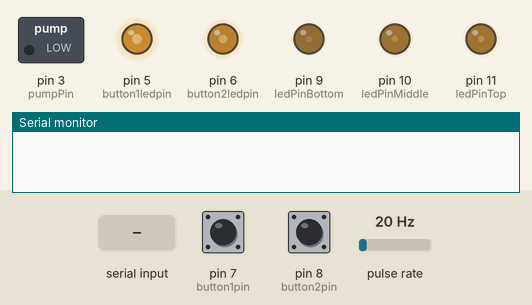
Recording of a sketch running on a simulated Arduino Uno, built with avr-gcc and run on an emulated ATmega328P. Parts: switched loads named in the sketch (green lamp = pin HIGH), output pins drawn as LEDs (lit = HIGH), the last lines printed to the serial monitor. Wiring (inferred from the names in the program): pulse sensor: data pin 2. The test bench sets the inputs (shaded band); at power-on: pin 7 (button1pin) HIGH, pin 8 (button2pin) HIGH, pulse rate 20 Hz.

Above: at 1.2 s.
1.3 s: pin 7 (button1pin) pulled LOW for 0.15 s
At 1.72 s:
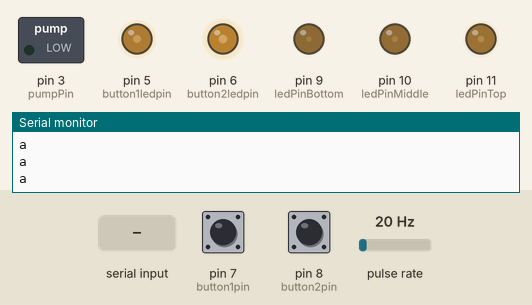
4.4 s: pin 8 (button2pin) pulled LOW for 3.2 s
At 8.6 s:
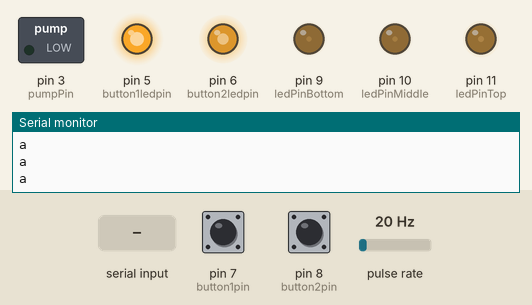
9.1 s: "1" received over Serial
At 9.51 s:
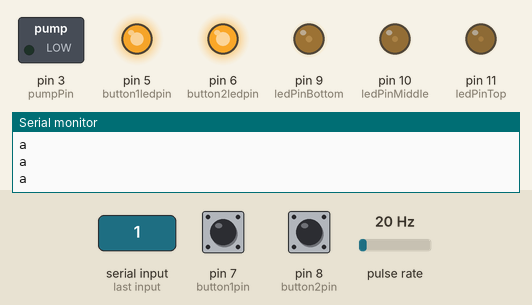
12.1 s: "3" received over Serial
At 13.22 s:
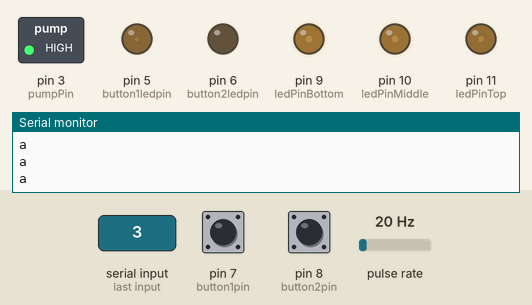
15.1 s: pin 8 (button2pin) pulled LOW for 0.15 s
At 15.27 s:
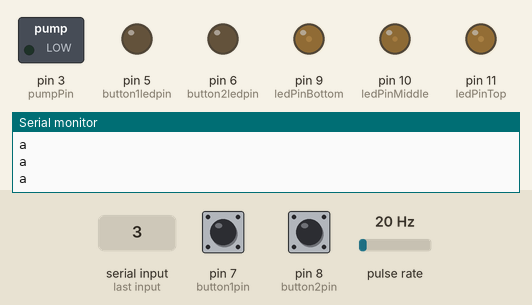
18.1 s: "4" received over Serial
Timing chart, 0 to 24.2 s (numbered marks = the images above; inputs shaded):
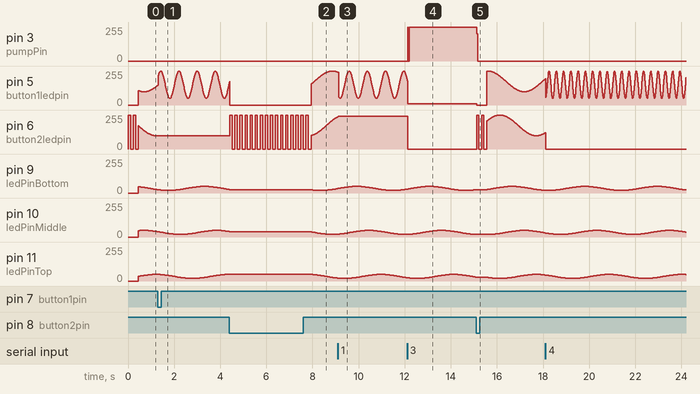

The sketch:

minimal_SAM.ino
```cpp
/*
  notes
  !!!get new smaller slangklemmen
  Tap closed works, but water sprays out because of leaky clamps

  todo

  (grain button to error animation)
  Pushbutton animations


  pushbutton to tap
  Ticket printing after tapping finished
  izettle/sumup bluetooth distance test
*/

#define statusLedPin 13
#define ledPinTop 11
#define ledPinMiddle 10
#define ledPinBottom 9
#define button2pin 8
#define button1pin 7
#define button2ledpin 6
#define button1ledpin 5
#define pumpPin 3
#define flowSensorPin 2// 1L = 5880 pulses

volatile double waterFlow = 0;

#define  buttonUpdateTime 10//ms
#define  flowUpdateTime 10//ms
#define  ledUpdateTime 10//ms
#define  serialUpdateTime 50//ms

//idle animation
#define ledBreathSpeed 0.02
#define ledBreathMax 50
#define ledBreathMin 20

//waiting animation


//error
#define blinkOnTime 100
#define blinkOffTime 120
#define amountOfBlinks 2

#define blinkBrightness 30

//pumping
#define liquidAmount 705//ml

//printing

int deviceState =2;
//0=idle
//1=sodabutton pressed, waiting for izettle, sent serial 'a' to pc, pc sends back '3' when ack
//2=grain button pressed -> error
//3=(attempting to) pumping (potentially changing lightness towards fuller cup), sent 'b' to when succesful
//4=cup full, printing note, sends back '0' to ack

void setup() {

  pinMode(ledPinTop, OUTPUT);
  pinMode(ledPinMiddle, OUTPUT);
  pinMode(ledPinBottom, OUTPUT);

  pinMode(button1pin, INPUT_PULLUP);
  pinMode(button2pin, INPUT_PULLUP);
  pinMode(button1ledpin, OUTPUT);
  pinMode(button2ledpin, OUTPUT);

  pinMode(pumpPin, OUTPUT);

  attachInterrupt(0, flowSensor, RISING); //flowsensor setup

  Serial.begin(9600);
}

void loop() {
  buttonStuff();
  flowStuff();
  ledStuff();
  serialStuff();
}

float fmap(float x, float in_min, float in_max, float out_min, float out_max)
{
  return (x - in_min) * (out_max - out_min) / (in_max - in_min) + out_min;
}
```

buttonStuff.ino
```cpp
unsigned long buttonTimer = 0;
void buttonStuff() {
  unsigned long currentMillis = millis();
  if (currentMillis - buttonTimer >= buttonUpdateTime) {
    buttonTimer = currentMillis;
    //digitalWrite(button1ledpin, digitalRead(button1pin));
    //digitalWrite(button2ledpin, digitalRead(button2pin));

    boolean button1state=!digitalRead(button1pin);
    boolean button2state=!digitalRead(button2pin);
    if(button1state==true&&(deviceState==0||deviceState==1)){
      deviceState=1;
      waterFlow=0;
      Serial.println('a');
    }
    if(button2state)deviceState=2;

  }
}
```

flowStuff.ino
```cpp
unsigned long flowTimer = 0;
void flowStuff() {
  unsigned long currentMillis = millis();
  if (currentMillis - flowTimer >= flowUpdateTime) {
    flowTimer = currentMillis;

    if (deviceState == 3) {
      digitalWrite(pumpPin, !digitalRead(pumpPin));
      if (waterFlow < liquidAmount)digitalWrite(pumpPin, HIGH);
      else {
        digitalWrite(pumpPin, LOW);
        deviceState = 4;
        Serial.println("b");
      }


      //Serial.print("waterFlow: ");
      //Serial.print(waterFlow, 3);
      //Serial.println(" mL");
    }
    else digitalWrite(pumpPin, LOW);
  }
}

void flowSensor()   //measure the quantity of square wave
{
  waterFlow += 1.0 / 5.880;
}
```

ledStuff.ino
```cpp
unsigned long ledTimer = 0;
float ledstate = 0;
void ledStuff() {
  unsigned long currentMillis = millis();
  if (currentMillis - ledTimer >= ledUpdateTime) {
    ledTimer = currentMillis;
    ledstate += ledBreathSpeed;
    if (ledstate > TWO_PI)ledstate -= TWO_PI;

    if (deviceState == 0) {
      breath();
      analogWrite(button2ledpin, fmap(sin(ledstate + (3 * PI) / 3), -1, 1, 100, 255));
      analogWrite(button1ledpin, fmap(sin(ledstate + (4 * PI) / 3), -1, 1, 100, 255));

    }
    else if (deviceState == 1) {
      breath();
      analogWrite(button1ledpin, fmap(sin(ledstate * 4 + (6 * PI) / 3), -1, 1, 50, 255));
    }
    else if (deviceState == 2) {
      for (int i = 0; i < amountOfBlinks; i++) {
        //analogWrite(ledPinTop, blinkBrightness);
        //analogWrite(ledPinMiddle, blinkBrightness);
        //analogWrite(ledPinBottom, blinkBrightness);
        analogWrite(button1ledpin, 0);
        analogWrite(button2ledpin, 255);
        delay(blinkOnTime);
        //analogWrite(ledPinTop, 0);
        //analogWrite(ledPinMiddle, 0);
        //analogWrite(ledPinBottom, 0);
        analogWrite(button2ledpin, 0);
        delay(blinkOffTime);
      }
      deviceState = 0;
    }
    else if (deviceState == 3) {
      breath();

      analogWrite(button1ledpin, 10);
      analogWrite(button2ledpin, 0);
    }
    else if (deviceState == 4) {
      breath();

      analogWrite(button1ledpin, fmap(sin(ledstate * 10 + (6 * PI) / 3), -1, 1, 50, 255));
      analogWrite(button2ledpin, 0);
    }
  }
}

void breath() {
  analogWrite(ledPinTop, fmap(sin(ledstate), -1, 1, ledBreathMin, ledBreathMax));
  analogWrite(ledPinMiddle, fmap(sin(ledstate + PI / 3), -1, 1, ledBreathMin, ledBreathMax));
  analogWrite(ledPinBottom, fmap(sin(ledstate + (2 * PI) / 3), -1, 1, ledBreathMin, ledBreathMax));
}
```

serialStuff.ino
```cpp
unsigned long serialTimer = 0;
void serialStuff() {
  unsigned long currentMillis = millis();
  if (currentMillis - serialTimer >= serialUpdateTime) {
    serialTimer = currentMillis;

    if (Serial.available() > 0) {
      byte incomingByte = Serial.read();
      if (incomingByte == '0')deviceState = 0;
      else if (incomingByte == '1')deviceState = 1;
      else if (incomingByte == '2')deviceState = 2;
      else if (incomingByte == '3')deviceState = 3;
      else if (incomingByte == '4')deviceState = 4;
      //0=idle
      //1=sodabutton pressed, waiting for izettle, sent serial 'a' to pc, pc sends back '3' when ack
      //2=grain button pressed -> error
      //3=(attempting to) pumping (potentially changing lightness towards fuller cup), sent 'b' to when succesful
      //4=cup full, printing note, sends back '0' to ack
    }

  }
}
```

Measured:
- after the input at 1.3 s, pin 6 (button2ledpin): goes on until 1.3 s, then stays 101/255
- after the input at 4.4 s, pin 6 (button2ledpin): ramps from 0/255 to 255/255 and jumps back, once every 0.22 s
- after the input at 9.1 s, pin 6 (button2ledpin): goes on until 9.1 s, then stays 244/255
- after the input at 12.1 s, pin 3 (pumpPin): 0/255 → 255/255 at once; pin 6 (button2ledpin): 244/255 → 0/255 at once
